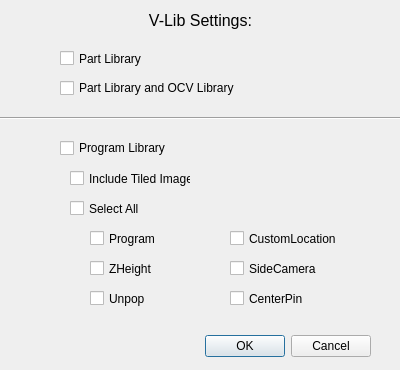
<?xml version="1.0" encoding="UTF-8"?>
<ui version="4.0">
 <class>Categories</class>
 <widget class="QDialog" name="Categories">
  <property name="geometry">
   <rect>
    <x>0</x>
    <y>0</y>
    <width>400</width>
    <height>370</height>
   </rect>
  </property>
  <property name="windowTitle">
   <string>Dialog</string>
  </property>
  <widget class="QDialogButtonBox" name="buttonBox">
   <property name="geometry">
    <rect>
     <x>30</x>
     <y>330</y>
     <width>341</width>
     <height>32</height>
    </rect>
   </property>
   <property name="orientation">
    <enum>Qt::Horizontal</enum>
   </property>
   <property name="standardButtons">
    <set>QDialogButtonBox::Cancel|QDialogButtonBox::Ok</set>
   </property>
  </widget>
  <widget class="QCheckBox" name="IncludeTile">
   <property name="geometry">
    <rect>
     <x>70</x>
     <y>170</y>
     <width>121</width>
     <height>17</height>
    </rect>
   </property>
   <property name="text">
    <string>Include Tiled Images</string>
   </property>
  </widget>
  <widget class="QCheckBox" name="SelectAll">
   <property name="geometry">
    <rect>
     <x>70</x>
     <y>200</y>
     <width>121</width>
     <height>17</height>
    </rect>
   </property>
   <property name="text">
    <string>Select All</string>
   </property>
  </widget>
  <widget class="QCheckBox" name="Program">
   <property name="geometry">
    <rect>
     <x>90</x>
     <y>230</y>
     <width>121</width>
     <height>17</height>
    </rect>
   </property>
   <property name="text">
    <string>Program</string>
   </property>
  </widget>
  <widget class="QCheckBox" name="Unpop">
   <property name="geometry">
    <rect>
     <x>90</x>
     <y>290</y>
     <width>121</width>
     <height>17</height>
    </rect>
   </property>
   <property name="text">
    <string>Unpop</string>
   </property>
  </widget>
  <widget class="QCheckBox" name="ZHeight">
   <property name="geometry">
    <rect>
     <x>90</x>
     <y>260</y>
     <width>121</width>
     <height>17</height>
    </rect>
   </property>
   <property name="text">
    <string>ZHeight</string>
   </property>
  </widget>
  <widget class="QCheckBox" name="CustomLocation">
   <property name="geometry">
    <rect>
     <x>230</x>
     <y>230</y>
     <width>121</width>
     <height>17</height>
    </rect>
   </property>
   <property name="text">
    <string>CustomLocation</string>
   </property>
  </widget>
  <widget class="QCheckBox" name="SideCamera">
   <property name="geometry">
    <rect>
     <x>230</x>
     <y>260</y>
     <width>121</width>
     <height>17</height>
    </rect>
   </property>
   <property name="text">
    <string>SideCamera</string>
   </property>
  </widget>
  <widget class="QCheckBox" name="CenterPin">
   <property name="geometry">
    <rect>
     <x>230</x>
     <y>290</y>
     <width>121</width>
     <height>17</height>
    </rect>
   </property>
   <property name="text">
    <string>CenterPin</string>
   </property>
  </widget>
  <widget class="QLabel" name="label">
   <property name="geometry">
    <rect>
     <x>0</x>
     <y>10</y>
     <width>401</width>
     <height>21</height>
    </rect>
   </property>
   <property name="font">
    <font>
     <pointsize>12</pointsize>
    </font>
   </property>
   <property name="text">
    <string>V-Lib Settings:</string>
   </property>
   <property name="alignment">
    <set>Qt::AlignCenter</set>
   </property>
  </widget>
  <widget class="Line" name="line">
   <property name="geometry">
    <rect>
     <x>0</x>
     <y>110</y>
     <width>401</width>
     <height>16</height>
    </rect>
   </property>
   <property name="orientation">
    <enum>Qt::Horizontal</enum>
   </property>
  </widget>
  <widget class="QCheckBox" name="Part">
   <property name="geometry">
    <rect>
     <x>60</x>
     <y>50</y>
     <width>201</width>
     <height>17</height>
    </rect>
   </property>
   <property name="text">
    <string>Part Library</string>
   </property>
  </widget>
  <widget class="QCheckBox" name="Part_OCV">
   <property name="geometry">
    <rect>
     <x>60</x>
     <y>80</y>
     <width>201</width>
     <height>16</height>
    </rect>
   </property>
   <property name="text">
    <string>Part Library and OCV Library</string>
   </property>
  </widget>
  <widget class="QCheckBox" name="Pgm">
   <property name="geometry">
    <rect>
     <x>60</x>
     <y>140</y>
     <width>201</width>
     <height>16</height>
    </rect>
   </property>
   <property name="text">
    <string>Program Library</string>
   </property>
  </widget>
 </widget>
 <resources/>
 <connections>
  <connection>
   <sender>buttonBox</sender>
   <signal>accepted()</signal>
   <receiver>Categories</receiver>
   <slot>accept()</slot>
   <hints>
    <hint type="sourcelabel">
     <x>248</x>
     <y>254</y>
    </hint>
    <hint type="destinationlabel">
     <x>157</x>
     <y>274</y>
    </hint>
   </hints>
  </connection>
  <connection>
   <sender>buttonBox</sender>
   <signal>rejected()</signal>
   <receiver>Categories</receiver>
   <slot>reject()</slot>
   <hints>
    <hint type="sourcelabel">
     <x>316</x>
     <y>260</y>
    </hint>
    <hint type="destinationlabel">
     <x>286</x>
     <y>274</y>
    </hint>
   </hints>
  </connection>
 </connections>
</ui>
